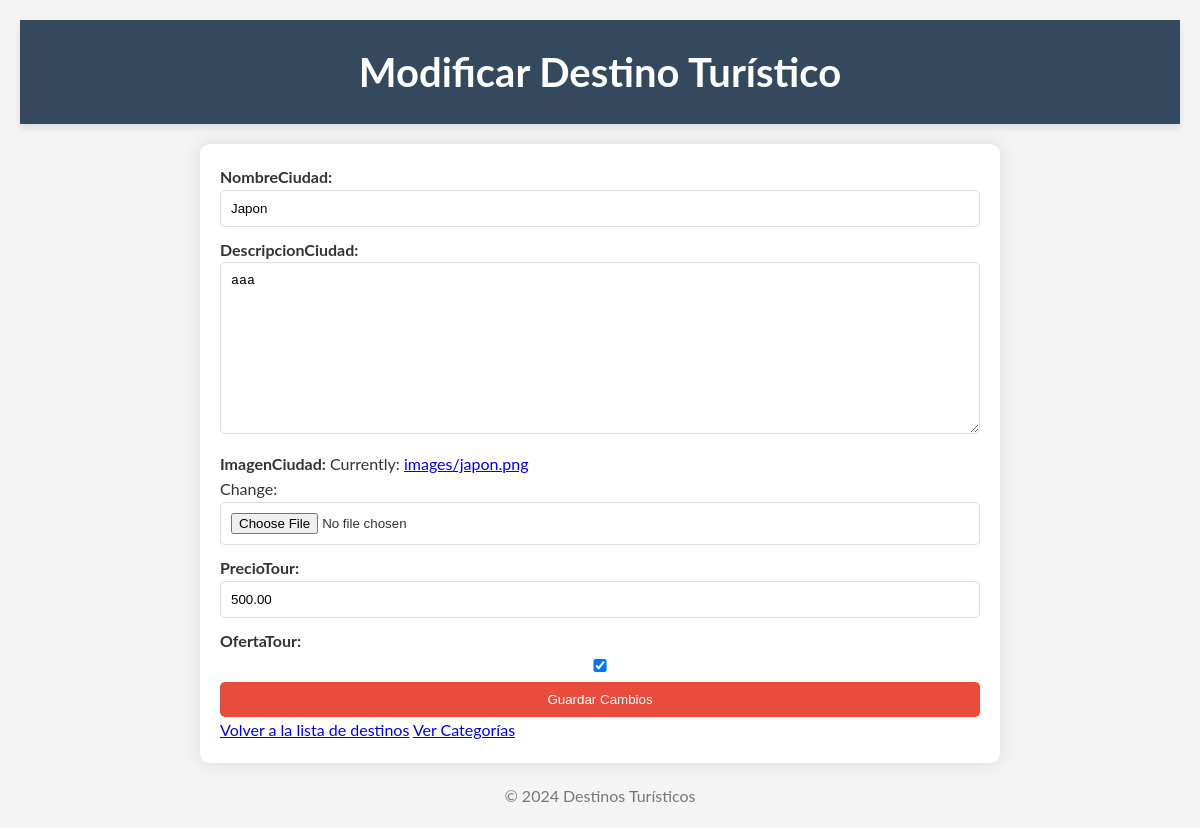
The app's page /modificar/3/ with its own data.
### destinos/models.py (models this page shows, shortened)
class DestinosTuristicos(models.Model):
    nombreCiudad = models.CharField(max_length=100)
    descripcionCiudad = models.TextField()
    imagenCiudad = models.ImageField(upload_to='images/')
    precioTour = models.DecimalField(max_digits=10, decimal_places=2)
    ofertaTour = models.BooleanField(default=False)

### destinos/views.py (the view)
# urls.py: path('modificar/<int:id>/', views.modificar_destino, name='modificar_destino'),
def modificar_destino(request, id):
    destino = DestinosTuristicos.objects.get(id=id)
    if request.method == "POST":
        form = DestinoForm(request.POST, request.FILES, instance=destino)
        if form.is_valid():
            form.save()
            return redirect('listar_destinos')
    else:
        form = DestinoForm(instance=destino)
    return render(request, 'destinos/modificar.html', {'form': form})

### destinos/forms.py
class DestinoForm(forms.ModelForm):
    class Meta:
        model = DestinosTuristicos
        fields = ['nombreCiudad', 'descripcionCiudad', 'imagenCiudad', 'precioTour', 'ofertaTour']

### destinos/templates/destinos/modificar.html (shortened to what this page needs)
<!DOCTYPE html>
<html>
<head>
    {% load static %}
    <link rel="stylesheet" type="text/css" href="{% static 'css/styles.css' %}">
</head>
<body>
    <header>
        <h1>Modificar Destino Turístico</h1>
    </header>
    <main>
        <form method="post" enctype="multipart/form-data">
            {{ form.as_p }}
            <button type="submit">Guardar Cambios</button>
        </form>
        <a href="{% url 'listar_destinos' %}">Volver a la lista de destinos</a>
        <a href="{% url 'listar_categorias' %}">Ver Categorías</a>
    </main>
    <footer>
        <p>&copy; 2024 Destinos Turísticos</p>
    </footer>
</body>
</html>

### destinos/static/css/styles.css (style rules this page uses)
* { margin: 0; padding: 0; box-sizing: border-box; }
body { font-family: 'Lato', sans-serif; background-color: #f4f4f4; color: #333; line-height: 1.6; padding: 20px; }
header { background-color: #34495e; color: #fff; padding: 20px 0; text-align: center; box-shadow: 0 4px 6px rgba(0, 0, 0, 0.1); }
header h1 { margin: 0; font-size: 2.5em; font-weight: 700; }
main { max-width: 800px; margin: 20px auto; padding: 20px; background: #fff; border-radius: 10px; box-shadow: 0 0 20px rgba(0, 0, 0, 0.1); }
form { display: flex; flex-direction: column; }
form label { margin-bottom: 5px; font-weight: bold; }
form input, form textarea, form select { margin-bottom: 10px; padding: 10px; border: 1px solid #ddd; border-radius: 5px; width: 100%; transition: border-color 0.3s ease; }
form button { padding: 10px 20px; background-color: #e74c3c; color: #fff; border: none; border-radius: 5px; cursor: pointer; transition: background-color 0.3s ease, transform 0.3s ease; }
footer { text-align: center; margin-top: 20px; color: #777; }

### records on screen
DestinosTuristicos: nombreCiudad "Japon", descripcionCiudad "aaa", precioTour "500.00", ofertaTour "☑"
